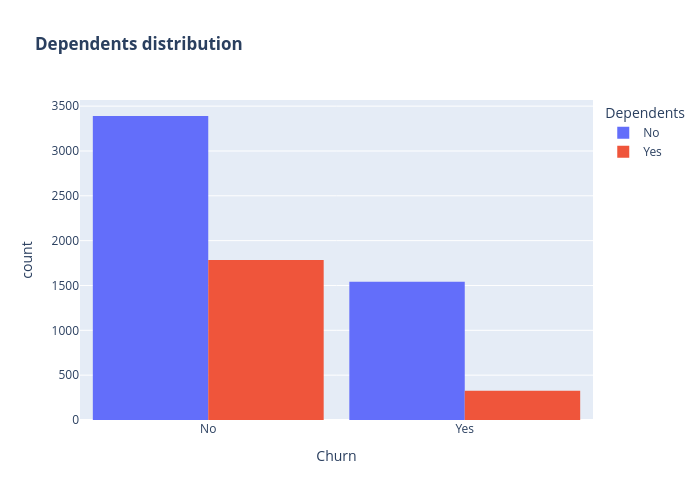

The cell this chart's notebook holds for it:
### Code cell
#color_map = {"Yes": "#FF97FF", "No": "#AB63FA"}
fig = px.histogram(df, x="Churn", color="Dependents", barmode="group", title="<b>Dependents distribution</b>")
fig.update_layout(width=700, height=500, bargap=0.1)
fig.show()

### Figure 1 — Plotly figure (JSON) as saved in the notebook; plotly's stock layout.template omitted (floating-point values rounded to 4 significant figures; data arrays with more than 128 entries replaced by an {"elided": "..."} marker saying what was removed)
{"data": [{"alignmentgroup": "True", "bingroup": "x", "hovertemplate": "Dependents=No<br>Churn=%{x}<br>count=%{y}<extra></extra>", "legendgroup": "No", "marker": {"color": "#636efa", "pattern": {"shape": ""}}, "name": "No", "offsetgroup": "No", "orientation": "v", "showlegend": true, "type": "histogram", "x": {"elided": "4933 str values"}, "xaxis": "x", "yaxis": "y"}, {"alignmentgroup": "True", "bingroup": "x", "hovertemplate": "Dependents=Yes<br>Churn=%{x}<br>count=%{y}<extra></extra>", "legendgroup": "Yes", "marker": {"color": "#EF553B", "pattern": {"shape": ""}}, "name": "Yes", "offsetgroup": "Yes", "orientation": "v", "showlegend": true, "type": "histogram", "x": {"elided": "2110 str values"}, "xaxis": "x", "yaxis": "y"}], "layout": {"bargap": 0.1, "barmode": "group", "height": 500, "legend": {"title": {"text": "Dependents"}, "tracegroupgap": 0}, "title": {"text": "<b>Dependents distribution</b>"}, "width": 700, "xaxis": {"anchor": "y", "domain": [0, 1], "title": {"text": "Churn"}}, "yaxis": {"anchor": "x", "domain": [0, 1], "title": {"text": "count"}}}}
